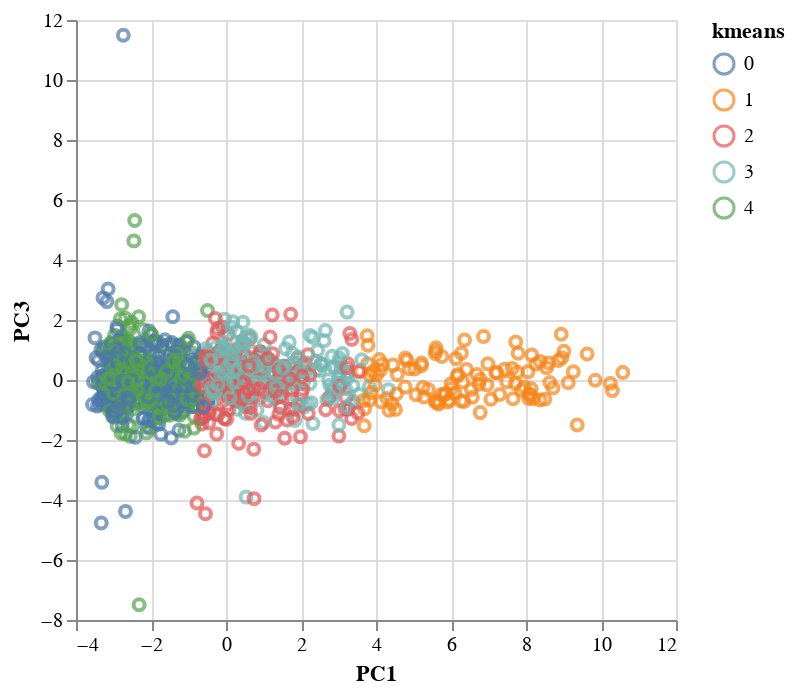

The cell this chart's notebook holds for it:
### Code cell
alt.Chart(pca_df).mark_point().encode(color='kmeans:N').encode(
    x='PC1', 
    y='PC3'
)

### Figure 1 — Vega-Lite specification as saved in the notebook (floating-point values rounded to 4 significant figures; data arrays with more than 128 entries replaced by an {"elided": "..."} marker saying what was removed)
{"config": {"view": {"continuousWidth": 300, "continuousHeight": 300}}, "data": {"name": "data-0cdc43381c3c24647e1f0b55a85df459"}, "mark": {"type": "point"}, "encoding": {"color": {"field": "kmeans", "type": "nominal"}, "x": {"field": "PC1", "type": "quantitative"}, "y": {"field": "PC3", "type": "quantitative"}}, "$schema": "https://vega.github.io/schema/vega-lite/v5.8.0.json", "datasets": {"data-0cdc43381c3c24647e1f0b55a85df459": {"elided": "983 records"}}}
